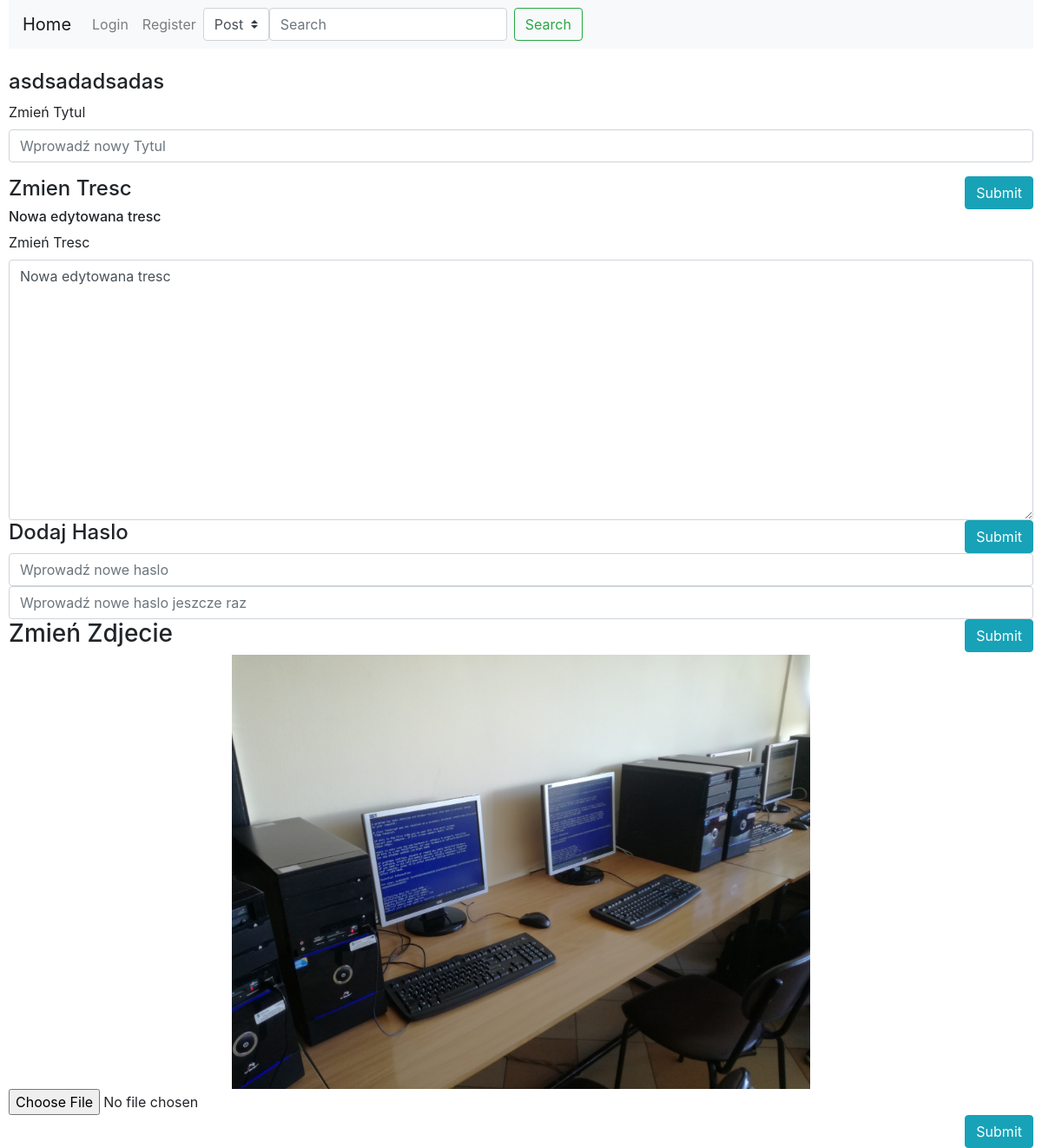
Page /post/22/edit/ on the committed database.
### Blog/models.py (models this page shows)
class Post(models.Model):
    IDPost=models.AutoField(primary_key=True)
    Tytul=models.CharField(max_length=128)
    Tresc=models.TextField()
    Data=models.DateTimeField(default=timezone.now)
    IDBlog=models.ForeignKey(Blog,on_delete=models.CASCADE)
    Haslo=models.CharField(max_length=8,blank=True)
    Obraz=models.ImageField(upload_to=path_and_renamePost,default='Obrazki/default_pic.jpg',blank=True)

### Blog/views.py (the view)
# urls.py: path('post/<int:post_id>/edit/',views.postEdit,name='postEdit'),
def postEdit(request,post_id):
    post = models.Post.objects.get(IDPost = post_id)
    return render(request,'Blog/edit.html', {'post': post})

### Blog/templates/Blog/edit.html (shortened to what this page needs)
{%extends 'Blog/base.html'%}
{%block content%}
<h4>{{post.Tytul}}</h4>
<form action="title/" method="post">
  <div class="form-group">
      <label for="TytulForm">Zmień Tytul</label>
      <input type="text" class="form-control" id="OpisForm" name="TytulForm" placeholder="Wprowadź nowy Tytul">
  </div>
  <input type="submit" style="float:right" class="btn btn-info" id="TytulFormBtn">
</form>
<h4>Zmien Tresc</h4>
<h6 style="white-space: pre-wrap">{{post.Tresc}}</h6>
<form action="content/" method="post">
<div class="form-group">
    <label for="ContentForm">Zmień Tresc</label>
    <textarea class="form-control" id="OpisForm" name="ContentForm" style="min-height:300px; " placeholder="Wprowadź nowa Tresc">{{post.Tresc}}</textarea>
<input type="submit" style="float:right" class="btn btn-info" id="ContentFormBtn">
</form>
{%if post.Haslo%}
<h4>Zmiana hasla</h4>
<form action="password/" method="post">
  {% csrf_token %}
<div class="form-group">
    <input type="text" class="form-control" id="OldPasswordForm" name="OldPasswordForm" placeholder="Wprowadź stare haslo">
    <input type="text" class="form-control" id="PasswordForm" name="PasswordForm" placeholder="Wprowadź nowe haslo">
    <input type="text" class="form-control" id="PasswordConfirmForm" name="PasswordConfirmForm" placeholder="Wprowadź nowe haslo jeszcze raz">
<input type="submit" style="float:right" class="btn btn-info" id="PasswordFormBtn">
</form>
     <button type="button" class="btn btn-danger" data-toggle="modal" data-target="#UsunHaslo">
        Usuń Haslo
      </button>
      <br><br>
      <form action="deletePassword/" method="post">
        {%csrf_token%}
      <div class="modal" id="UsunHaslo" tabindex="-1" role="dialog" aria-labelledby="exampleModalLabel" aria-hidden="true">
        <div class="modal-dialog" role="document">
          <div class="modal-content">
            <div class="modal-header">
              <h5 class="modal-title" id="exampleModalLabel">Usuń Haslo</h5>
              <button type="button" class="close" data-dismiss="modal" aria-label="Close">
                <span aria-hidden="true">&times;</span>
              </button>
            </div>
            <div class="modal-body">
                <div class="bg-danger text-white">Czy na pewno chcesz usunąć haslo?</div>
                <input type="text" class="form-control" id="PasswordForm" name="PasswordForm" placeholder="Wprowadź stare haslo">
            </div>
            <div class="modal-footer">
              <button type="button" class="btn btn-secondary" data-dismiss="modal">Anuluj</button>
              <input type="submit" class="btn btn-primary">
            </form>
            </div>
          </div>
        </div>
      </div>
{%else%}
<h4>Dodaj Haslo</h4>
<form action="newPassword/" method="post">
<div class="form-group">
    <input type="text" class="form-control" id="NewPasswordForm" name="NewPasswordForm" placeholder="Wprowadź nowe haslo">
    <input type="text" class="form-control" id="NewPasswordConfirmForm" name="NewPasswordConfirmForm" placeholder="Wprowadź nowe haslo jeszcze raz">
<input type="submit" style="float:right" class="btn btn-info" id="NewPasswordFormBtn">
</form>
{%endif%}
<h3>Zmień Zdjecie</h3>
<div class=" text-center">
<img src="/Obrazki/{{post.Obraz}}" height="500px">
</div>
<form action="newImage/" method="post" enctype="multipart/form-data">
<input type="file" name="Obraz" accept="image/png, image/jpeg" /><br/>
<input type="submit" style="float:right" class="btn btn-info" id="NewImageBtn">
</form>
{%endblock%}

### Blog/static/Blog/style.css (style rules this page uses)
:root { --color-one:#D38B5D; --color-two:#f3ffb6; --color-three:rgb(135, 74, 36); --color-slogan:rgb(101, 48, 17); }

### rows in the picture
Post: Tytul "asdsadadsadas", Tresc "Nowa edytowana tresc", ContentForm "Nowa edytowana tresc", Obraz (picture)
